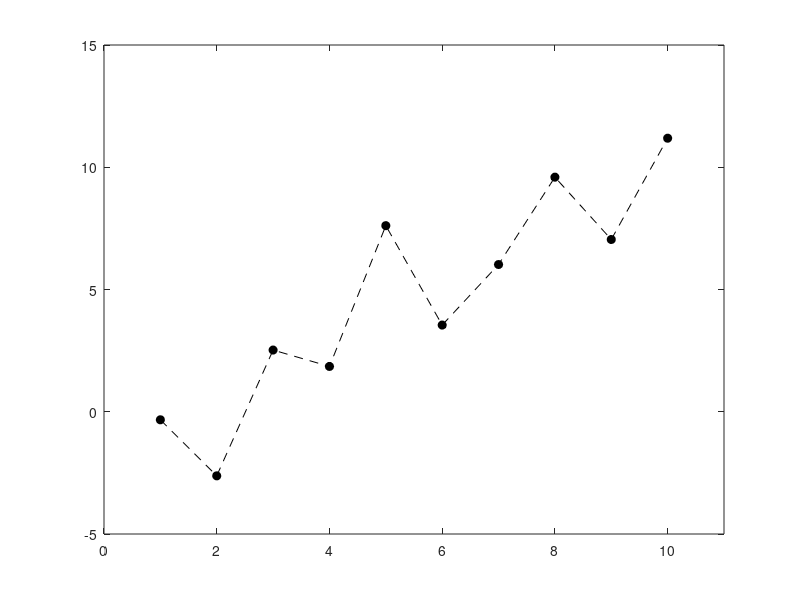

The MATLAB script that drew this image: (Note: this script raises an error after producing the figure.)
function stats_demo
%Written by Xing 11/6/14.
%Provides examples of how to use Matlab functions to carry out hypothesis
%testing. Structure and format of input & output arguments. This
%demonstrates the most basic capabilities of each function- for more
%options, check the help manual.
%Tests:
%t-tests, ANOVAs, non-parametric tests, correlations, descriptive stats
%(normality, skewness, kurtosis, scedasticity), chi-squared tests, circular
%statistics.

%Generally speaking, 
%h==1: reject the null hypothesis (the confidence interval does not span 0);
%h==0: fail to reject the null hypothesis (the CI spans 0).


%1. t-tests & non-parametric analogs

%Test whether mean of a distribution is significantly different from zero:
mu=10;%mean
sigma=5;%SD
x=normrnd(mu,sigma,1,100);%generate 100 values that form a normal distribution
[h p ci stats]=ttest(x)

%Test whether mean of a distribution is significantly different from a certain value, m:
mu=10;
sigma=5;
x=normrnd(mu,sigma,1,100);%generate 100 values that form a normal distribution
m=9;%hypothesized mean
[h p ci stats]=ttest(x,m)

%Test whether the means of two differently sized distributions are significantly different from each other:
mu1=10;
sigma1=5;
mu2=14;
sigma2=5;
x1=normrnd(mu1,sigma1,1,100);%generate 100 values that form the first distribution
x2=normrnd(mu2,sigma2,1,50);%generate 50 values that form the second distribution
[h p ci stats]=ttest2(x1,x2)

%Test whether the means of two distributions are significantly different from each other:
mu1=10;
sigma1=5;
mu2=12;
sigma2=5;
x1=normrnd(mu1,sigma1,1,100);%generate 100 values that form the first distribution
x2=normrnd(mu2,sigma2,1,100);%generate 100 values that form the second distribution
[h p ci stats]=ttest(x1,x2)%paired t-test
[h p ci stats]=ttest2(x1,x2)%unpaired t-test

%Report the t statistic, the df (in brackets), and the p-value
sprintf(['t(',num2str(stats.df),') = ',num2str(stats.tstat),', p = ',num2str(p)])
sprintf(['t(',num2str(stats.df),') = ',num2str(stats.tstat),', p = %.4f'],p)

%Can also specify whether to perform one-tailed or two-tailed tests

%For non-parametric distributions:

%[p h stats]=signrank(x) performs a two-sided signed rank test of the null
%hypothesis that data in the vector x comes from a continuous, symmetric
%distribution with zero median, against the alternative that the
%distribution does not have zero median. The p-value of the test is
%returned in p.

%[p h stats]=signrank(x,y) performs a paired, two-sided signed rank test of the null
% hypothesis that data in the vector x-y come from a continuous, symmetric
% distribution with zero median, against the alternative that the
% distribution does not have zero median. x and y must have equal lengths.
% Note that a hypothesis of zero median for x-y is not equivalent to a
% hypothesis of equal median for x and y.    

%[p h stats]=ranksum(x,y) performs a two-sided rank sum test of the null hypothesis
% that data in the vectors x and y are independent samples from identical
% continuous distributions with equal medians, against the alternative that
% they do not have equal medians. x and y can have different lengths. The
% p-value of the test is returned in p. The test is equivalent to a
% Mann-Whitney U-test.


%2. correlations and partial correlations

sessions=1:10;%for example, check whether data values change linearly over recording sessions
data=sessions+(rand(1,10)-0.5)*10;%generate simulated data
plot(sessions,data,'ko','LineStyle','--','MarkerFaceColor','k');
xlim([0 11]);
formattedInput=[sessions' data'];

%Calculate the pairwise linear Pearson's correlation coefficient between two
%variables:
[rho p]=corr(formattedInput);
Rvalue=rho(2)
pval=p(2)
df=length(data)-2
sprintf(['r(',num2str(df),') = ',num2str(Rvalue),', p = %.4f'],pval)

%Calculate the pairwise linear Spearman's correlation coefficient between two
%variables (uses rank order instead of actual values):
[rho p]=corr(formattedInput,'type','Spearman');
Rvalue=rho(2)
pval=p(2)
df=length(data)-2
sprintf(['r(',num2str(df),') = ',num2str(Rvalue),', p = %.4f'],pval)

%Can also specify whether to perform one-tailed or two-tailed tests, e.g.
[rho p]=corr(formattedInput,'tail','right');
Rvalue=rho(2)
pval=p(2)
df=length(data)-2
sprintf(['r(',num2str(df),') = ',num2str(Rvalue),', p = %.4f'],pval)

%Partial correlation to 'partition' out the effects of other variables:
sessions=1:20;%for example, check whether data values change linearly over recording sessions
data=sessions+(rand(1,20)-0.5)*10;%generate simulated data
otherVariable1=sessions+(rand(1,20)-0.5)*10;%generate simulated data for another variable, pattern of distribution is similar to that of 'data'
otherVariable2=(rand(1,20)-0.5)*10;%generate simulated data for another variable, dissimilar to 'data'
[rho p]=partialcorr(data',sessions',[otherVariable1' otherVariable2'])
%see what happens when the patterns underlying BOTH of the 'other variables' are
%similar to that of the original data:
otherVariable2=sessions+(rand(1,20)-0.5)*10;
[rho p]=partialcorr(data',sessions',[otherVariable1' otherVariable2'])
%for the second calculation of rho, when both 'otherVariable1' and
%'otherVariable2' have similar patterns to 'data,' should find that the
%factor 'sessions' is less able to explain patterns in 'data' because effects
%of other variables are now taken into account 

%Note that corr is very similar to corrcoef


%3. ANOVA & non-parametric analogs

%1-way ANOVA to check whether means differ between groups:
load hogg
data=hogg;
% hogg =
%group 1     2     3     4     5
%     --------------------------
%     24    14    11     7    19
%     15     7     9     7    24
%     21    12     7     4    19
%     27    17    13     7    15
%     33    14    12    12    10
%     23    16    18    18    20
[p table stats] = anova1(data);
for columnInd=1:size(data,2)%calculate mean and variance for each group:
    dataStats(1,columnInd)=mean(data(:,columnInd));
    dataStats(2,columnInd)=var(data(:,columnInd));
end
dfBetween=table{2,3};
dfWithin=table{3,3};
Fstat=table{2,5};
[c m h]=multcompare(stats,'dimension',[1 2])%can specify the dimension(s) over which to calculate the population marginal means
%In figure generated by multcompare, axes are rotated 90 degrees clockwise, relative to those generated when calling anona function 
%Important note: remember that 'anova1' draws boxplots with 25% & 75%
%percentiles, whereas multcompare draws graphs with comparison intervals.
%Only the latter (comparison intervals) are indicative of significance of
%overlap between groups.
%Report the F statistic, the between-groups df (the first number in
%brackets), the within-groups df (the second number in brackets), and the
%p-value 
sprintf(['F(',num2str(dfBetween),',',num2str(dfWithin),') = ',num2str(Fstat),', p = %.4f'],p)

%N-way ANOVA to check whether means differ between groups, depending on n
%factors:
load hogg
data=hogg;
%Let's say that group number is a factor-
numValsPerGroup=size(data,1);
groupAssignment=[];
for groupInd=1:size(data,2)%for each group, create 'coding' index
    groupAssignment=[groupAssignment zeros(numValsPerGroup,1)+groupInd];
end
% groupAssignment =
%      1     2     3     4     5
%      1     2     3     4     5
%      1     2     3     4     5
%      1     2     3     4     5
%      1     2     3     4     5
%      1     2     3     4     5
%Let's also say that some other independent variable, such as recording
%day, is a factor, and that the first 3 rows correspond to Day 1, while the
%bottom 3 rows correspond to Day 2-
dayAssignment=[];%for each day, create 'coding' index
for groupInd=1:size(data,2)
    dayAssignment=[dayAssignment [1;2;1;2;1;2]];
end
% dayAssignment =
%      1     1     1     1     1
%      2     2     2     2     2
%      1     1     1     1     1
%      2     2     2     2     2
%      1     1     1     1     1
%      2     2     2     2     2
formattedData=data(:);
formattedGroupAssignment=groupAssignment(:);
formattedDayAssignment=dayAssignment(:);
%Run the 2-way ANOVA without examining interaction effects between the two
%factors (just examine main effects):
[p,table,stats,terms]=anovan(formattedData,{formattedGroupAssignment formattedDayAssignment})
%Run the 2-way ANOVA with an examination of interactions and main effects:
[p,table,stats,terms]=anovan(formattedData,{formattedGroupAssignment formattedDayAssignment},'model','full')
[p,table,stats,terms]=anovan(formattedData,{formattedGroupAssignment formattedDayAssignment},'model','interaction')

%Note: for non-parametric data, use rank order instead of actual values,
%e.g. a Kruskal-Wallis test (the non-parametric equivalent of a 1-way
%ANOVA):
 p=kruskalwallis(data)%each column in the data corresponds to a group
 %or a Friedman's test (as a non-parametric version of a 2-way ANOVA):
 reps=2;%specifies that each pair of rows corresponds to a repetition
 p=friedman(data,reps)

 
%4. Lilliefors test for normality:

%Perform a Lilliefors test of the default null
%hypothesis that the sample in vector x comes from a distribution in the
%normal family, against the alternative that it does not come from a
%normal distribution.
mu=10;
sigma=5;
x=normrnd(mu,sigma,1,100);%generate 100 values that form a normal distribution
[h p kstat critval]=lillietest(x) 


%5. measure of skewness:

mu=10;
sigma=5;
x=normrnd(mu,sigma,1,100);%generate 100 values that form a normal distribution
skewnessMeasure=skewness(x)
%If skewness is negative, this means that the data are spread out more to
%the left of the mean than to the right. If skewness is positive, the data
%are spread out more to the right. The skewness of the normal distribution
%(or any perfectly symmetric distribution) is zero.
xSkewed=x.^2;%create a positively skewed distribution
skewnessMeasure=skewness(xSkewed)


%6. measure of kurtosis:

mu=10;
sigma=5;
x=normrnd(mu,sigma,1,100);%generate 100 values that form a normal distribution
kurtosisMeasure=kurtosis(x)
%Kurtosis is a measure of how 'peaked' a distribution is. The kurtosis
%of the normal distribution is 3. Distributions that are more outlier-prone
%than the normal distribution have kurtosis greater than 3; distributions
%that are less outlier-prone have kurtosis less than 3.  


%7. tests for scedasticity:

% Perform a Bartlett test of the null hypothesis that the columns of data
% vector x come from normal distributions with the same variance (homoscedastic). 
%The alternative hypothesis is that not all columns of data have the same
% variance heteroscedastic). 
mu1=10;%mean
sigma1=5;%SD
mu2=14;
sigma2=10;%try it with an SD that is closer to the SD of the first distribution, e.g. sigma2=6;
x1=normrnd(mu1,sigma1,100,1);%generate 100 values that form the first distribution
x2=normrnd(mu2,sigma2,100,1);%generate 100 values that form the second distribution
formattedInput=[x1 x2];%different groups separated by column
[p stats]=vartestn(formattedInput) 
%Perform a Levene's test for equal variances:
p = vartestn(formattedInput,[],'on','robust')
load carsmall;
p = vartestn(MPG,Model_Year,'TestType','LeveneAbsolute')%newer versions of Matlab
p = vartestn(MPG,Model_Year,'on','robust')%older versions of Matlab
%Perform a Brown-Forsythe test for equal variances:
load examgrades;
[p,stats] = vartestn(grades,'TestType','BrownForsythe','Display','on')%newer versions of Matlab


%8. Chi-square test of variance:
mu=10;%mean
sigma=5;%standard deviation
x=normrnd(mu,sigma,1,100);%generate 100 values that form a normal distribution
v=sigma^2;%hypothesized variance (variance=SD^2)
[h p ci stats]=vartest(x,v)


%9. Chi-square goodness of fit test:
%Perform a chi-square goodness-of-fit test of the default
%null hypothesis that the data in vector x are a random sample from a
%normal distribution with mean and variance estimated from x, against the
%alternative that the data are not normally distributed with the estimated
%mean and variance.    
[h p ci stats]=chi2gof(x)
%for example:
observedOrientations=rand(1000,1)*180;%create simulated data consisting of 1000 values, from a uniform distribution with a range of 0 to 180
edges=linspace(0,180,4)%create a certain number of bins (specify number of edges)
expectedCounts=zeros(1,length(edges)-1)+length(observedOrientations)/(length(edges)-1)
[h p stats]=chi2gof(observedOrientations,'edges',edges,'expected',expectedCounts)
%Report the degrees of freedom, the sample size, the Chi-square value, and the p-value:
sprintf(['X(',num2str(stats.df),',',num2str(length(observedOrientations)),') = ',num2str(stats.chi2stat),', p = %.4f'],p)
%another example, this time using a non-uniform distribution:
mu=1;%mean
sigma=2;%SD
observedOrientations=normrnd(mu,sigma,1000,1)*180;%create simulated data consisting of 1000 values, from a normal (i.e. non-uniform) distribution with a range of 0 to 180
edges=linspace(0,180,4)%create a certain number of bins (specify number of edges)
expectedCounts=zeros(1,length(edges)-1)+length(observedOrientations)/(length(edges)-1)
[h p stats]=chi2gof(observedOrientations,'edges',edges,'expected',expectedCounts)
%Report the degrees of freedom, the sample size, the Chi-square value, and the p-value:
sprintf(['X(',num2str(stats.df),',',num2str(length(observedOrientations)),') = ',num2str(stats.chi2stat),', p = %.4f'],p)


%10. Pearson's Chi-square test of independence:

%table = crosstab(x1,x2) returns a cross-tabulation table of two vectors of
%the same length x1 and x2. table is m-by-n, where m is the number of
%distinct values in x1 and n is the number of distinct values in x2. 
%x1 and x2 are grouping variables. 
%table(i,j) is a count of indices where grp2idx(x1) is i and grp2idx(x2) is
%j. The numerical order of grp2idx(x1) and grp2idx(x2) order rows and columns of table, respectively.      
%[table,chi2,p] = crosstab(x1,...,xn) also returns the chi-square statistic chi2 and its p value p for a test that table is independent in each dimension. The null hypothesis is that the proportion in any entry of table is the product of the proportions in each dimension.
[table chi2 p]=crosstab(x1,x2)


%11. tests for circular statisticss (e.g. a von Mises distribution)

%Download circstat toolbox and add paths to the folder containing the
%circstats functions. This demontrates a few handy functions; there are
%many more.
observedOrientations=rand(100,1)*360;%create simulated data from a uniform distribution with a range of 0 to 360
convertedOri=observedOrientations/180*pi;%convert to radians
%Plot data:
figure
rho=ones(length(convertedOri),1)-0.25;%slightly shorter stem
[x,y] = pol2cart(convertedOri,rho);
handle=compass(x,y); hold on
set(handle,{'Color'},{[1 0 0]},'LineWidth',2)

%Rayleigh test to identify unimodal deviation from uniformity:
pRayleigh=circ_rtest(convertedOri);

%Omnibus test to identify multimodal deviations from uniformity:
pOmnibus=circ_otest(convertedOri);

%Watson-Williams test to compare means of two samples. (N.A. if not enough
%data present). Performs like a one-way ANOVA test for circular data
observedOrientations2=rand(20,1)*180;%create simulated data from a uniform distribution with a range of 0 to 360
convertedOri2=observedOrientations2/180*pi;%convert to radians
[p stats]=circ_wwtest(convertedOri',convertedOri2');
%Plot data:
shortenStemFactor=2;%set to two to make arrows half the length
rho=ones(length(convertedOri2),1)-0.25*shortenStemFactor;%slightly shorter stem
[x,y] = pol2cart(convertedOri2,rho);
handle=compass(x,y); hold on
set(handle,{'Color'},{[0 0 1]},'LineWidth',2)


%12. test goodness-of-fit for regression:
figure
numVals=20;
x=[1:numVals]';
y=x+normrnd(1,2,numVals,1);
%Introduce an outlier to examine how robust fitting compares with ordniary
%least squares:
y(numVals)=y(1);
scatter(x,y,'filled','r');
hold on
%To perform a multilinear regression which is robust to outliers:
%B = ROBUSTFIT(X,Y) returns the vector B of regression coefficients,
%   obtained by performing robust regression to estimate the linear model
%   Y = Xb.  X is an n-by-p matrix of predictor variables, and Y is an
%   n-by-1 vector of observations.
[brob stats]=robustfit(x,y)%brob(1) is the intercept of the best-fit line; brob(2) is the slope
stats.p%returns p-values for each coefficient in the model, indicating 
%whether a given coefficient differes significantly from zero. 
stats.p(2)%Good for checking whether the slope of a regression line is 
%significantly different from zero.
plot(x,brob(1)+brob(2)*x,'k','LineWidth',2)
%To perform a multiple linear regression using least squares:
%   B = REGRESS(Y,X) returns the vector B of regression coefficients in the
%   linear model Y = X*B.  X is an n-by-p design matrix, with rows
%   corresponding to observations and columns to predictor variables.  Y is
%   an n-by-1 vector of response observations.
[bls bint r rint stats]=regress(y,[ones(numVals,1) x])
%The vector STATS contains, in the following order: the R-square statistic,
%the F statistic and p value for the full model, and an estimate of the error variance.
stats(3)%This is the p-value for the whole model (from the F test for 
%whether the model fits significantly better than the null model,
%'y = constant'- as opposed to the current model with a slope and an
%intercept, 'y = b + ax').
plot(x,bls(1)+bls(2)*x,'b','LineWidth',2);
%Notice how the outlier affects curve fitting when using an ordinary least
%squares approach, whereas robustfit remains unaffected.


%Alternatively, use the fitlm function:
load hospital
y = hospital.BloodPressure(:,1);
X = double(hospital(:,2:5));
mdl = fitlm(X,y)%Requires newer version of Matlab
mdl.Rsquared.Ordinary
mdl.Rsquared.Adjusted

close all hidden%command used to close statistical tables as well as ordinary figures